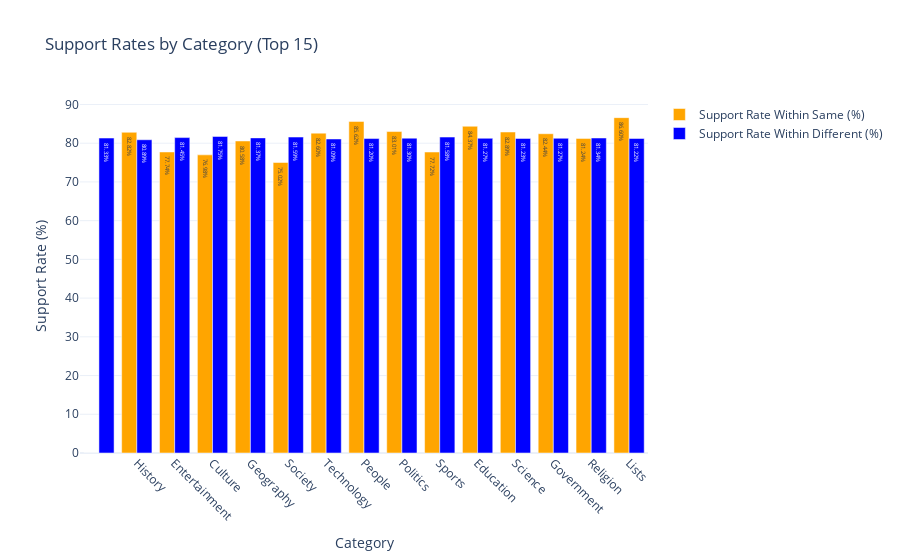

The notebook cell this image was saved under:
### Markdown cell above
# Tolerance across same/different categories

### Code cell
support_rates_df = plot_support_rates(df_vote, top_15_categories, title="Support Rates by Category (Top 15)",top_n=15)

### Figure 1 — Plotly figure (JSON) as saved in the notebook; plotly's stock layout.template omitted (floating-point values rounded to 4 significant figures)
{"data": [{"marker": {"color": "orange"}, "name": "Support Rate Within Same (%)", "text": ["0.00%", "82.82%", "77.74%", "76.98%", "80.58%", "75.02%", "82.60%", "85.62%", "83.01%", "77.72%", "84.37%", "82.89%", "82.44%", "81.24%", "86.60%"], "textposition": "auto", "type": "bar", "x": ["", "History", "Entertainment", "Culture", "Geography", "Society", "Technology", "People", "Politics", "Sports", "Education", "Science", "Government", "Religion", "Lists"], "y": [0, 82.82, 77.74, 76.98, 80.58, 75.02, 82.6, 85.62, 83.01, 77.72, 84.37, 82.89, 82.44, 81.24, 86.6]}, {"marker": {"color": "blue"}, "name": "Support Rate Within Different (%)", "text": ["81.33%", "80.89%", "81.45%", "81.75%", "81.37%", "81.59%", "81.09%", "81.20%", "81.30%", "81.58%", "81.27%", "81.23%", "81.27%", "81.34%", "81.22%"], "textposition": "auto", "type": "bar", "x": ["", "History", "Entertainment", "Culture", "Geography", "Society", "Technology", "People", "Politics", "Sports", "Education", "Science", "Government", "Religion", "Lists"], "y": [81.33, 80.89, 81.45, 81.75, 81.37, 81.59, 81.09, 81.2, 81.3, 81.58, 81.27, 81.23, 81.27, 81.34, 81.22]}], "layout": {"barmode": "group", "title": {"text": "Support Rates by Category (Top 15)"}, "xaxis": {"tickangle": 45, "title": {"text": "Category"}}, "yaxis": {"title": {"text": "Support Rate (%)"}}}}
